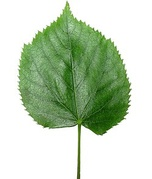
#> input picture img/leaf/leaf1.jpg, 152 x 179 px, shrunk from 250 x 296 before the run; its folder holds only this picture in this run
$ python main.py   (older library calls are emulated)
#> lines starting #> are read from the running program, lines starting #| are printed output that depends on the picture
# -*- coding: utf-8 -*-
"""
Created on Sat Nov 22 13:33:05 2025

@author: burakegekocabay
"""
import os
import cv2
import numpy as np
import pandas as pd
from skimage.feature import graycomatrix, graycoprops


def find_paths(path): #finding all images in datasets
#> called with path = 'img'
    datasets = []
    extensions = (".jpg",".jpeg",".png",".webp") #valid extensions for images

    for dir_name in os.listdir(path):
        dir_path = os.path.join(path, dir_name)
        for file_name in os.listdir(dir_path):
            if(file_name.endswith(extensions)):
                file_path = os.path.join(dir_path, file_name)
                datasets.append((file_path,dir_name))
#> pass 2 of the loop in find_paths, `for dir_name in os.listdir(path):`:
    return datasets #save all images path

# --------------------------------------------------------------------------------------------------

def data_and_features(datasets):
    data = []
    for image_path,class_name in datasets:
        gray = convert_to_gray(image_path) #converting to gray beauce glcm only works in gray
#> in convert_to_gray, img is the input picture: shape (179, 152, 3); mean B, G, R 186.1, 210.5, 193.7
#> in convert_to_gray, `gray = cv2.cvtColor(img, cv2.COLOR_BGR2GRAY)`:
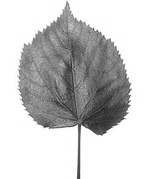
#> gray: shape (179, 152); min 32, max 255, mean 202.7
        if gray is None:
            continue
        features = process_glcm(gray)  #sending gray images for glcm one by one
#> the loop in process_glcm, `for name in feature_names:` made 6 passes
#> values on passes 1 to 6: [[280.6, 356.7, 191.9, 363.7]], [[6.87, 7.49, 5.69, 7.73]], [[0.572, 0.563, 0.585, 0.562]], [[0.478, 0.472, 0.484, 0.472]], [[0.97, 0.962, 0.98, 0.961]], [[0.228, 0.223, 0.234, 0.223]]
#> after the loop in process_glcm, `for name in feature_names:`: features = {'contrast': 298.2, 'dissimilarity': 6.94, 'homogeneity': 0.57, 'energy': 0.476, 'correlation': 0.968, 'ASM': 0.227}
#> features = {'contrast': 298.2, 'dissimilarity': 6.94, 'homogeneity': 0.57, 'energy': 0.476, 'correlation': 0.968, 'ASM': 0.227, 'std': 68.47}
        features["class"] = class_name #adding classname(cat,dog,car... to features)
        data.append(features)
#> pass 2 of the loop in data_and_features, `for image_path,class_name in datasets:`:
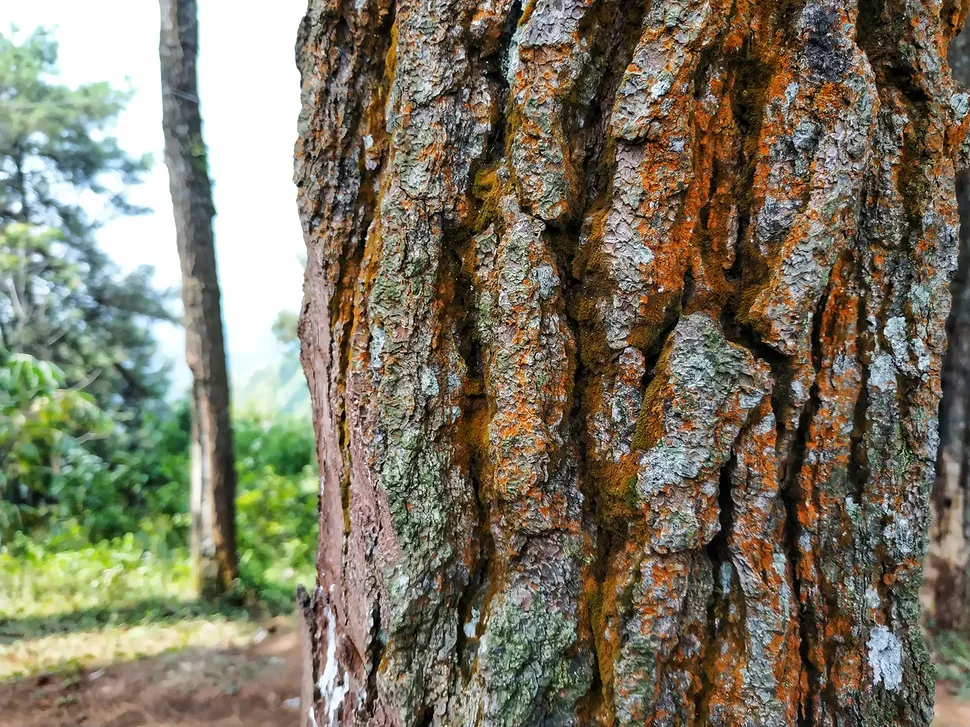
#> input picture img/wood/wood2.webp, 970 x 727 px, shrunk from 1600 x 1200 before the run
#> in convert_to_gray, img is the input picture: shape (727, 970, 3); mean B, G, R 99.5, 118.3, 123.6
#> in convert_to_gray (call 2), `gray = cv2.cvtColor(img, cv2.COLOR_BGR2GRAY)`:
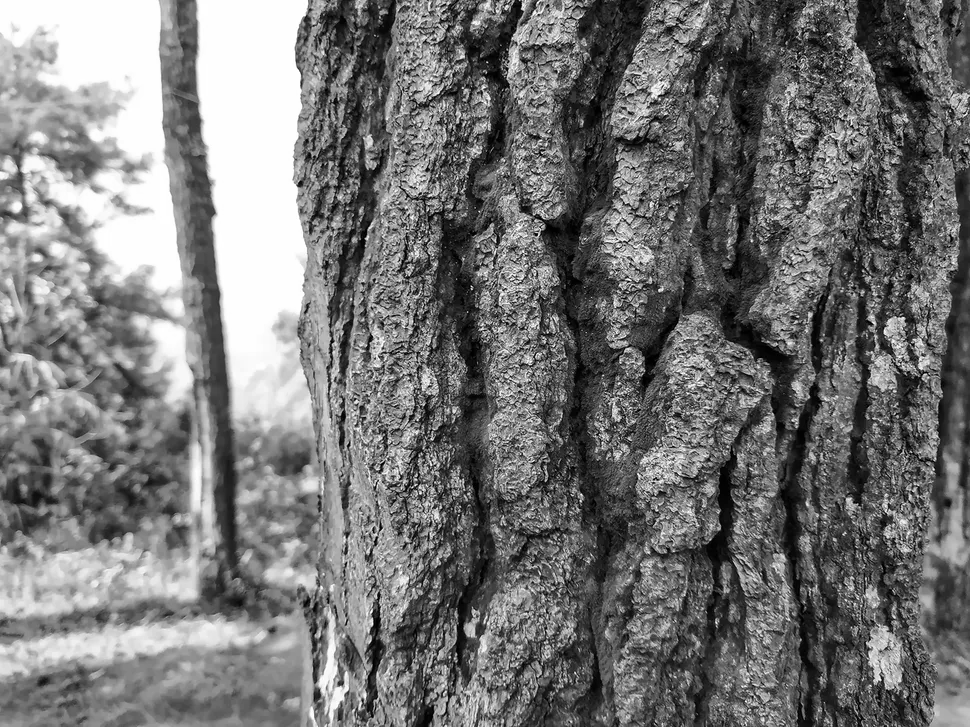
#> gray: shape (727, 970); min 0, max 255, mean 117.8
#> the loop in process_glcm (call 2), `for name in feature_names:` made 6 passes
#> values on passes 1 to 6: [[882.3, 1192.2, 761.2, 1150]], [[18.68, 21.99, 17, 21.67]], [[0.175, 0.148, 0.187, 0.147]], [[0.0616, 0.061, 0.0622, 0.061]], [[0.902, 0.867, 0.915, 0.872]], [[0.0038, 0.00372, 0.00387, 0.00372]]
#> in data_and_features, `features = process_glcm(gray)`: features = {'contrast': 996.4, 'dissimilarity': 19.84, 'homogeneity': 0.164, 'energy': 0.0615, 'correlation': 0.889, 'ASM': 0.00378, 'std': 67.06}

    return create_dataframe(data)

def convert_to_gray(image_path):
    img = cv2.imread(image_path)
    if img is None:
        return None
    gray = cv2.cvtColor(img, cv2.COLOR_BGR2GRAY)
    return gray

def create_dataframe(data):
    return pd.DataFrame(data)


def process_glcm(gray):
    feature_names = ["contrast", "dissimilarity", "homogeneity", "energy", "correlation", "ASM"]
    features = {}

    glcm = graycomatrix(
        gray,
        distances=[1],
        angles=[0, np.pi/4, np.pi/2, 3*np.pi/4],
        symmetric=True,
        normed=True
    )

    for name in feature_names:
        values = graycoprops(glcm, name)
        features[name] = np.mean(values)  # average over 4 directions

    features["std"] = np.std(gray) #standard deviation for extra feauture
    return features

# -------------------------------------------------------------------------------------------------------
def dataframe_to_arrf(dataframe):
    filename="glcm_features.arff"

    with open(filename, "w") as f:
        f.write("@RELATION glcm_features\n\n")
        for col in dataframe.columns[:-1]:
            f.write(f"@ATTRIBUTE {col} NUMERIC\n") #write numerical values from dataframe

        classes = ",".join(sorted(dataframe["class"].unique()))
        f.write(f"@ATTRIBUTE class {{{classes}}}\n\n")
        f.write("@DATA\n")
        for _, row in dataframe.iterrows():
            f.write(",".join(map(str, row.values)) + "\n")
    print(f"ARFF file saved: {filename}")


if __name__ == "__main__":
    path = "img"  # DataSet Directory : /img/......

    datasets = find_paths(path) #all image paths
    dataframe = data_and_features(datasets)
#> dataframe = table of 2 rows and 8 columns
    dataframe_to_arrf(dataframe)
